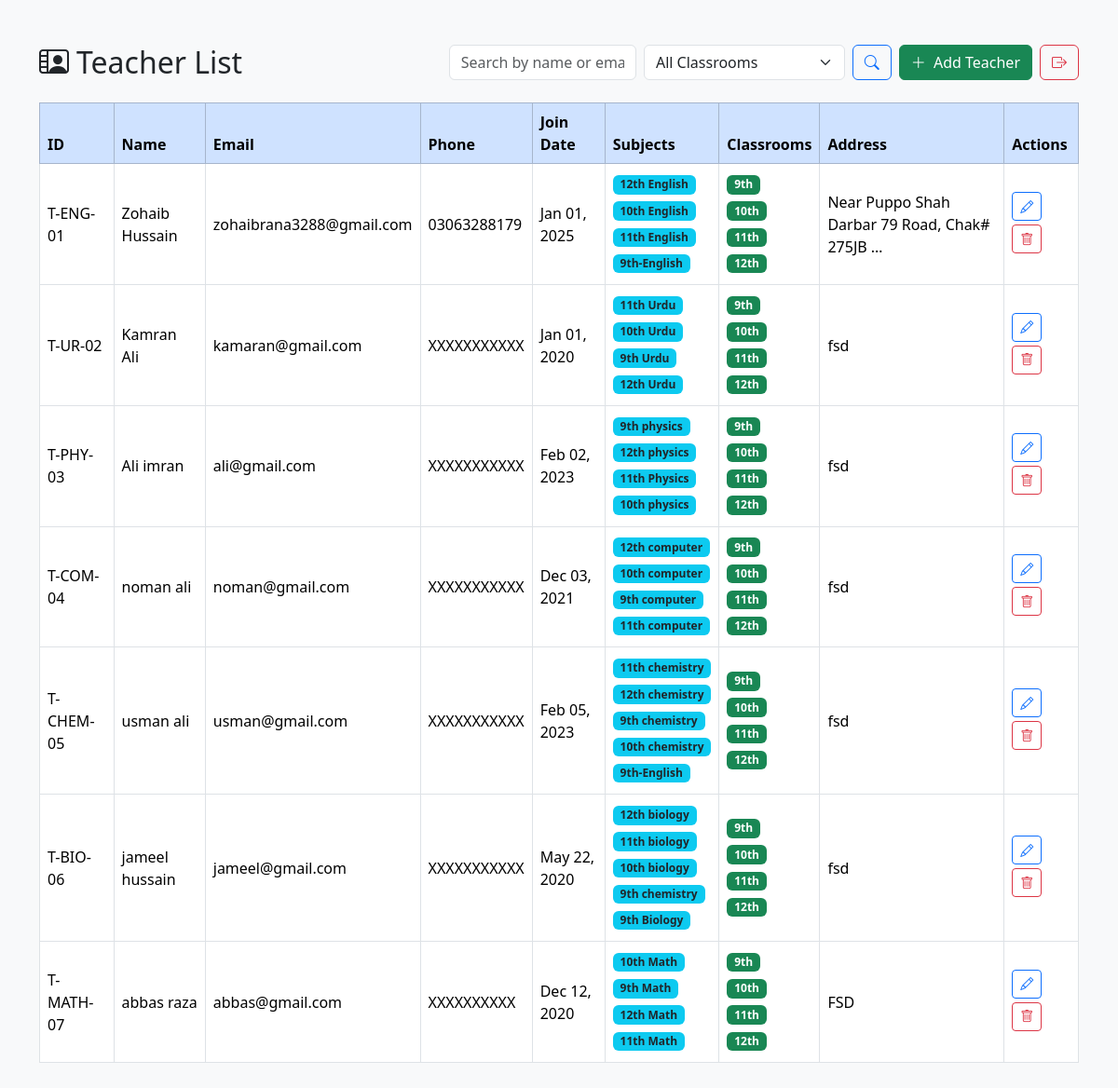
/list_teachers/, run on an earlier commit of the app's database.
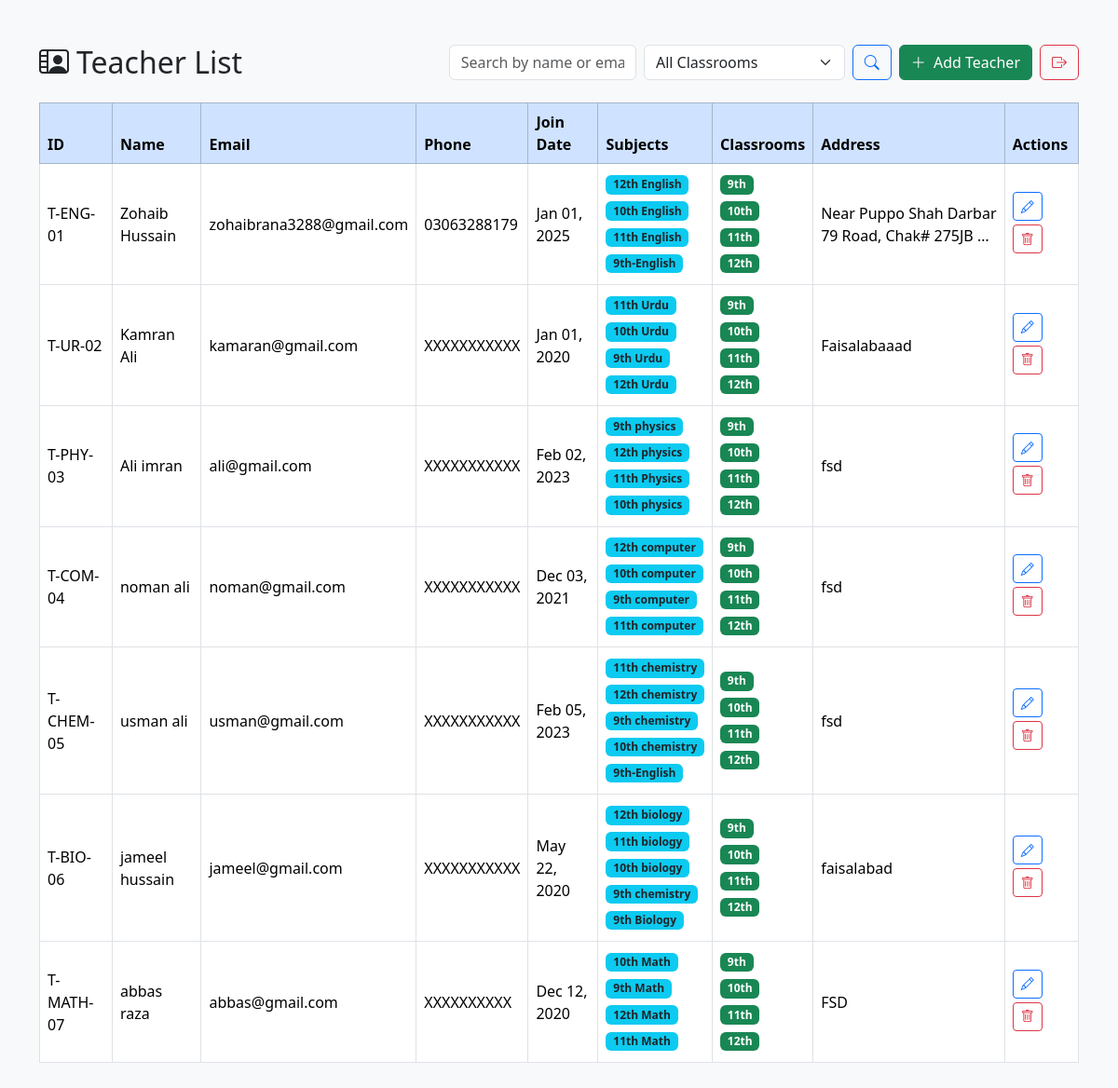
And on a later commit of the database.
### app_Admin/models/teacher.py (models this page shows, shortened)
class Teacher(models.Model):
    user = models.OneToOneField(User, on_delete=models.CASCADE)
    id=models.CharField(max_length=50, unique=True, primary_key=True)
    first_name=models.CharField(max_length=100)
    last_name=models.CharField(max_length=100)
    subject=models.ManyToManyField('app_Admin.Subject', through='Teacher_Subject', related_name='subject_of_teachers')
    classroom=models.ManyToManyField('app_Admin.classroom', through='Teacher_Classroom', related_name='classroom_of_teachers')
    address=models.TextField()
    contact_no=models.CharField(max_length=11)
    email=models.EmailField(unique=True)
    Join_date=models.DateField()
    school=models.ForeignKey(School, on_delete=models.CASCADE)

### app_Admin/views_part/admin_view.py (the view, shortened to what this page needs)
# urls.py: path('list_teachers/',views.listOfTeachers.as_view(), name='list_teachers'),
class listOfTeachers(View):
    def get(self, request):
        list_teachers = Teacher.objects.all()
        return render(request, 'list_teachers.html', {'list_teachers': list_teachers})

### app_Admin/templates/list_teachers.html (shortened to what this page needs)
{% load static %}
<!DOCTYPE html>
<html lang="en">
<head>
    <link href="https://cdn.jsdelivr.net/npm/bootstrap@5.3.7/dist/css/bootstrap.min.css" rel="stylesheet">
    <link href="https://cdn.jsdelivr.net/npm/bootstrap-icons@1.11.3/font/bootstrap-icons.min.css" rel="stylesheet">
</head>
<body class="bg-light">
<div class="container py-5">
    <div class="d-flex flex-wrap justify-content-between align-items-center mb-4">
        <h2 class="mb-0"><i class="bi bi-person-video2 me-2"></i>Teacher List</h2>
        <div class="d-flex flex-wrap gap-2">
            <form method="get" class="d-flex">
                <input type="text" name="search" class="form-control me-2" placeholder="Search by name or email" value="{{ request.GET.search }}">
                <select name="classroom" class="form-select me-2">
                    <option value="">All Classrooms</option>
                </select>
                <button type="submit" class="btn btn-outline-primary">
                    <i class="bi bi-search"></i>
                </button>
            </form>
            <a href="{% url 'add_teachers' %}" class="btn btn-success">
                <i class="bi bi-plus-lg me-1"></i> Add Teacher
            </a>
            <a href="{% url 'school' %}" class="btn btn-outline-danger" title="Back to Dashboard">
                <i class="bi bi-box-arrow-right"></i>
            </a>
        </div>
    </div>
    <div class="table-responsive">
        <table class="table table-hover table-bordered align-middle">
            <thead class="table-primary">
                <tr>
                    <th>ID</th>
                    <th>Name</th>
                    <th>Email</th>
                    <th>Phone</th>
                    <th>Join Date</th>
                    <th>Subjects</th>
                    <th>Classrooms</th>
                    <th>Address</th>
                    <th>Actions</th>
                </tr>
            </thead>
            <tbody id="teacherTableBody">
                {% include "table_teacher.html" %}
            </tbody>
        </table>
    </div>
</div>
</body>
</html>

### app_Admin/templates/table_teacher.html
{% for teacher in list_teachers %}
<tr>
    <td>{{ teacher.id }}</td>
    <td>{{ teacher.first_name }} {{ teacher.last_name }}</td>
    <td>{{ teacher.email }}</td>
    <td>{{ teacher.contact_no }}</td>
    <td>{{ teacher.Join_date|date:"M d, Y" }}</td>
    <td>
        {% for subject in teacher.subject.all %}
            <span class="badge bg-info text-dark mb-1">{{ subject.name }}</span><br>
        {% empty %}
            <span class="text-muted">None</span>
        {% endfor %}
    </td>
    <td>
        {% for classroom in teacher.classroom.all %}
            <span class="badge bg-success mb-1">{{ classroom.name }}</span><br>
        {% empty %}
            <span class="text-muted">None</span>
        {% endfor %}
    </td>
    <td>{{ teacher.address|truncatewords:8 }}</td>
    <td>
        <a href="{% url 'edit_teachers' teacher.id %}" class="btn btn-sm btn-outline-primary mb-1" title="Edit">
            <i class="bi bi-pencil"></i>
        </a>
        <a href="{% url 'delete_teachers' teacher.id %}" class="btn btn-sm btn-outline-danger mb-1" title="Delete">
            <i class="bi bi-trash"></i>
        </a>
    </td>
</tr>
{% empty %}
<tr>
    <td colspan="9" class="text-center text-muted">
        <i class="bi bi-info-circle me-2"></i>No teachers found.
    </td>
</tr>
{% endfor %}

What changed in the data, as far as the page shows it:
changed Teacher "T-UR-02": address "fsd" → "Faisalabaaad"
changed Teacher "T-BIO-06": address "fsd" → "faisalabad"
